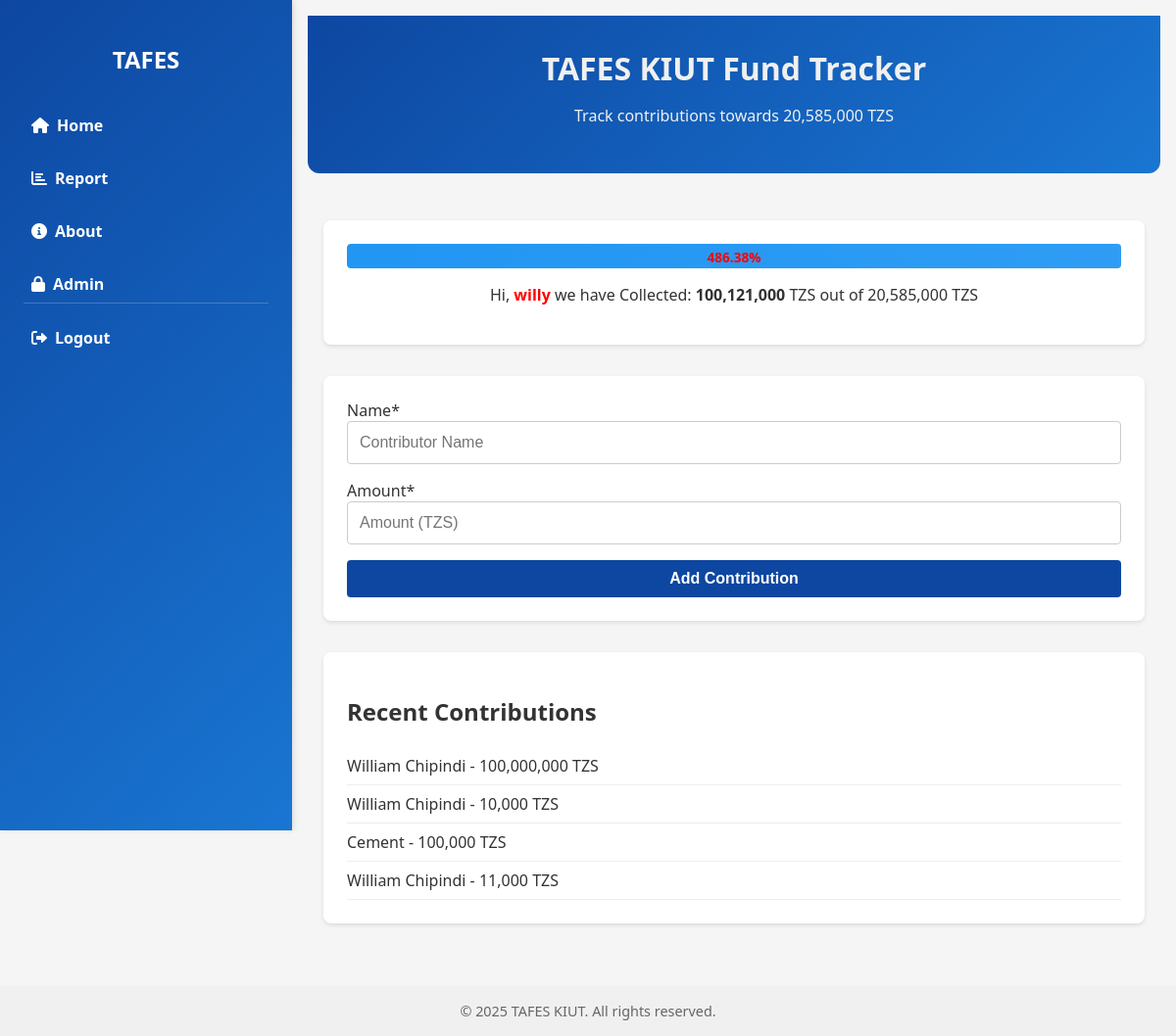
The app's page / (signed in) with its own data.
### fundapp/models.py (models this page shows, shortened)
class Contribution(models.Model):
    name = models.CharField(max_length=100)
    amount = models.PositiveIntegerField()
    timestamp = models.DateTimeField(auto_now_add=True)

### fundapp/views.py (the view)
# urls.py: path('', views.tracker_view, name='tracker'),
@login_required(login_url='login')
def tracker_view(request):
    contributions = Contribution.objects.order_by('-timestamp')
    total_collected = sum(c.amount for c in contributions)
    progress = round((total_collected / TARGET_AMOUNT) * 100, 2) if TARGET_AMOUNT else 0
    if request.method == 'POST':
        form = ContributionForm(request.POST)
        if form.is_valid():
            form.save()
            return redirect('tracker')
    else:
        form = ContributionForm()
    context = {
        'form': form,
        'contributions': contributions,
        'total_collected': total_collected,
        'progress': progress,
        'target_amount': TARGET_AMOUNT,
    }
    return render(request, 'tracker.html', context)

### fundapp/forms.py
class ContributionForm(forms.ModelForm):
    class Meta:
        model = Contribution
        fields = ['name', 'amount']
        widgets = {
            'name': forms.TextInput(attrs={'placeholder': 'Contributor Name'}),
            'amount': forms.NumberInput(attrs={'placeholder': 'Amount (TZS)'}),
        }

### fundapp/templates/tracker.html (shortened to what this page needs)
{% load static %}
{% load humanize %}
{% load crispy_forms_tags %}
<!DOCTYPE html>
<html lang="en">
<head>
    <link rel="stylesheet" href="https://cdnjs.cloudflare.com/ajax/libs/font-awesome/6.0.0-beta3/css/all.min.css">
</head>
<body>
<div class="layout">
    <div class="sidebar" id="sidebar">
        <div class="sidebar-header">
            <h2>TAFES</h2>
        </div>
        <div class="sidebar-links">
            <a href="/"><i class="fas fa-home"></i> Home</a>
            <a href="{% url 'contribution_list' %}"><i class="fas fa-chart-bar"></i> Report</a>
            <a href="#"><i class="fas fa-info-circle"></i> About</a>
            {% if user.is_staff %}
         <a href="{% url 'admin:index' %}"> <i class="fas fa-lock"></i> Admin</a>
          {% endif %}
        </div>
        <div class="user-info">
            {% if user.is_authenticated %}
                <a href="{% url 'logout' %}"><i class="fas fa-sign-out-alt"></i> Logout</a>
            {% else %}
                <a href="{% url 'login' %}"><i class="fas fa-sign-in-alt"></i> Login</a>
                <a href="{% url 'register' %}"><i class="fas fa-user-plus"></i> Register</a>
            {% endif %}
        </div>
    </div>
    <div class="main-content">
        <header>
            <h1 style="color: #f0f0f0;">TAFES KIUT Fund Tracker</h1>
            <p style="color: #f0f0f0;">Track contributions towards {{ target_amount|intcomma }} TZS</p>
        </header>
        <div class="container">
            <div class="progress-section">
                <div class="progress-container">
                    <div class="progress-bar" style="width: {{ progress }}%;"></div>
                    <span style="color: #ff0000;">{{ progress }}%</span>
                </div>
                <p style="text-align: center;">
                               Hi,<span style="color: #ff0000;"> <b>{{ user.username }}</b></span> we have
    Collected: <strong>{{ total_collected|intcomma }}</strong> TZS out of {{ target_amount|intcomma }} TZS
                </p>
            </div>
            <form method="POST">
                {{ form|crispy }}
                <button type="submit">Add Contribution</button>
            </form>
            <div class="contributions-list">
                <h2>Recent Contributions</h2>
                <ul>
                    {% for contrib in contributions %}
                        <li>{{ contrib.name }} - {{ contrib.amount|intcomma }} TZS</li>
                    {% empty %}
                        <li>No contributions yet.</li>
                    {% endfor %}
                </ul>
            </div>
        </div>
    </div>
</div>
<footer>
    &copy; {{ year|default:2025 }} TAFES KIUT. All rights reserved.
</footer>
</body>
</html>

### fundapp/templates/tracker.html (style rules this page uses)
:root { --primary: #0d47a1; --accent: #1976d2; --light: #f5f5f5; --text: #333; }
body { margin: 0; font-family: 'Segoe UI', sans-serif; background-color: var(--light); color: var(--text); min-height: 100vh; display: flex; flex-direction: column; }
.layout { display: flex; flex: 1; }
.sidebar { width: 250px; background: linear-gradient(135deg, var(--primary), var(--accent)); color: white; padding: 1.5rem; box-shadow: 2px 0 5px rgba(0, 0, 0, 0.1); height: 100vh; position: sticky; top: 0; flex-shrink: 0; z-index: 1000; }
.sidebar-header { text-align: center; margin-bottom: 2rem; }
.sidebar-links { display: flex; flex-direction: column; gap: 1rem; }
.sidebar-links a, .user-info a { color: white; text-decoration: none; font-weight: 600; padding: 0.5rem; border-radius: 4px; transition: background-color 0.3s; display: flex; align-items: center; gap: 0.5rem; }
.user-info { margin-top: auto; padding-top: 1rem; border-top: 1px solid rgba(255, 255, 255, 0.2); }
.main-content { flex: 1; padding: 1rem; }
header { background: linear-gradient(135deg, var(--primary), var(--accent)); color: white; padding: 2rem 1rem; text-align: center; border-radius: 0 0 12px 12px; }
header h1 { margin: 0; font-size: 2rem; }
.container { padding: 1rem; max-width: 100%; margin: 0 auto; box-sizing: border-box; }
.progress-section, form, .contributions-list { background: white; padding: 1.5rem; border-radius: 8px; box-shadow: 0 2px 4px rgba(0, 0, 0, 0.1); margin: 2rem 0; }
.progress-container { width: 100%; background: #e0e0e0; border-radius: 4px; position: relative; height: 25px; overflow: hidden; }
.progress-bar { height: 100%; border-radius: 4px; background: linear-gradient(90deg, #2196f3, #64b5f6); transition: width 0.5s; }
.progress-container span { position: absolute; top: 50%; left: 50%; transform: translate(-50%, -50%); color: white; font-weight: bold; font-size: 0.85rem; }
form input, form textarea, form select { width: 100%; padding: 0.75rem; margin-bottom: 1rem; border-radius: 4px; border: 1px solid #ccc; font-size: 1rem; box-sizing: border-box; }
form button { width: 100%; background: var(--primary); color: white; border: none; padding: 10px; border-radius: 4px; font-size: 1rem; font-weight: bold; cursor: pointer; transition: background 0.3s; }
.contributions-list ul { list-style: none; padding: 0; margin: 0; }
.contributions-list li { padding: 0.5rem 0; border-bottom: 1px solid #eee; }
footer { text-align: center; padding: 1rem; background: #f0f0f0; color: #666; font-size: 0.9rem; }

### records on screen
Contribution: name "William Chipindi", amount "100,000,000"
Contribution: name "William Chipindi", amount "10,000"
Contribution: name "Cement", amount "100,000"
Contribution: name "William Chipindi", amount "11,000"

### other values on screen
{{ target_amount|intcomma }} "20,585,000"
{{ progress }} "486.38"
{{ user.username }} "willy"
{{ total_collected|intcomma }} "100,121,000"
{{ year|default:2025 }} "2025"
